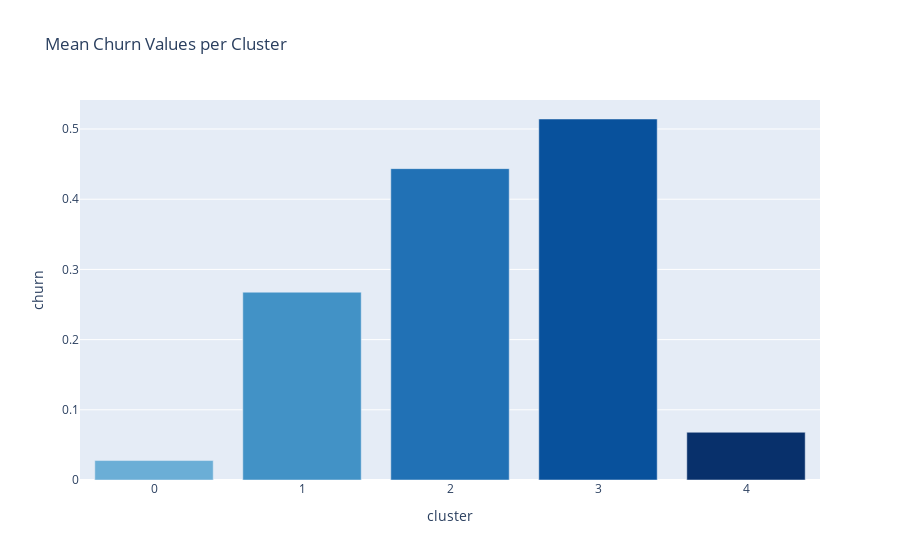

Notebook code for this chart:
### Code cell
fig = px.bar(gym_data.groupby('cluster', as_index=False).mean().sort_values(by='cluster', ascending=False),
             y='churn', x='cluster', color_discrete_sequence=(px.colors.sequential.Blues_r, 5),
             title='Mean Churn Values per Cluster')
fig.update_layout(legend=dict(title='Cluster Number'))
fig.show()

### Figure 1 — Plotly figure (JSON) as saved in the notebook; plotly's stock layout.template omitted (floating-point values rounded to 4 significant figures)
{"data": [{"alignmentgroup": "True", "hovertemplate": "cluster=%{x}<br>churn=%{y}<extra></extra>", "legendgroup": "", "marker": {"color": ["rgb(8,48,107)", "rgb(8,81,156)", "rgb(33,113,181)", "rgb(66,146,198)", "rgb(107,174,214)", "rgb(158,202,225)", "rgb(198,219,239)", "rgb(222,235,247)", "rgb(247,251,255)"], "pattern": {"shape": ""}}, "name": "", "offsetgroup": "", "orientation": "v", "showlegend": false, "textposition": "auto", "type": "bar", "x": [4, 3, 2, 1, 0], "xaxis": "x", "y": [0.06802, 0.5143, 0.4436, 0.2675, 0.02772], "yaxis": "y"}], "layout": {"barmode": "relative", "legend": {"title": {"text": "Cluster Number"}, "tracegroupgap": 0}, "title": {"text": "Mean Churn Values per Cluster"}, "xaxis": {"anchor": "y", "domain": [0, 1], "title": {"text": "cluster"}}, "yaxis": {"anchor": "x", "domain": [0, 1], "title": {"text": "churn"}}}}
